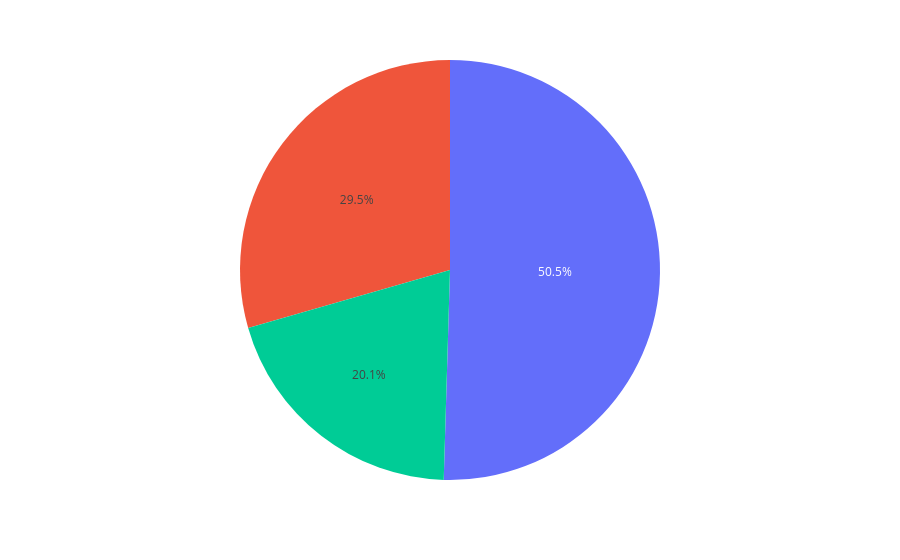

Notebook code for this chart:
### Code cell
grp3 = new_data['Frequent_Flyer_Status'].value_counts().reset_index()
px.pie(data_frame = grp3 , labels = 'index' , values = 'Frequent_Flyer_Status')

### Figure 1 — Plotly figure (JSON) as saved in the notebook; plotly's stock layout.template omitted (floating-point values rounded to 4 significant figures)
{"data": [{"domain": {"x": [0, 1], "y": [0, 1]}, "hovertemplate": "Frequent_Flyer_Status=%{value}<extra></extra>", "legendgroup": "", "name": "", "showlegend": false, "type": "pie", "values": [2550, 1488, 1014]}], "layout": {"legend": {"tracegroupgap": 0}, "margin": {"t": 60}}}
